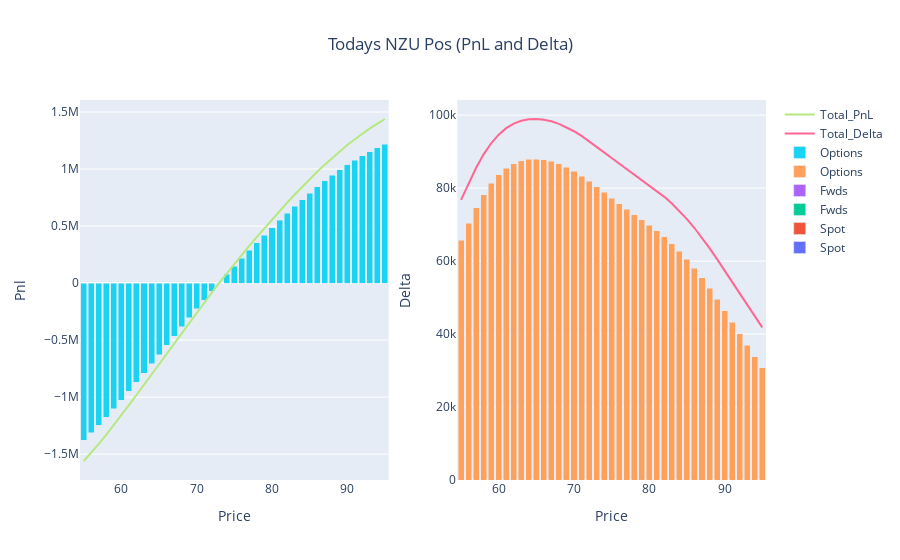

Notebook code cell kept with this figure:
### Markdown cell above
# Today's Position

### Code cell
## USE THIS STYLE OF GRAPHING FOR TODAY DATE ENTRY ##
position_functions = Position_Reporting(positions, 'NZU', current_date)
pnl, delta, theta, vega, value = position_functions.combine_frame()

fig_d = go.Figure()

fig_d.add_trace(go.Bar(x=delta.Price, y=delta.Spot, name='Spot', base=0))
fig_d.add_trace(go.Bar(x=delta.Price, y=delta.Fwds, name='Fwds', base=0))
fig_d.add_trace(go.Bar(x=delta.Price, y=delta.Options, name='Options', base=0))
fig_d.add_trace(go.Scatter(x=delta.Price, y=delta.Total_Delta, mode='lines', name='Total_Delta'))

#fig_d.update_layout(title='ACCU Delta Today', xaxis_title='Price', yaxis_title='Delta', barmode='stack')
#fig_d.show()

#~~~~~~~~~~~~~~~~~~~~~~~~~~~~~~~~~
fig_p = go.Figure()

fig_p.add_trace(go.Bar(x=pnl.Price, y=pnl.Spot, name='Spot', base=0))
fig_p.add_trace(go.Bar(x=pnl.Price, y=pnl.Fwds, name='Fwds', base=0))
fig_p.add_trace(go.Bar(x=pnl.Price, y=pnl.Options, name='Options', base=0))
fig_p.add_trace(go.Scatter(x=pnl.Price, y=pnl.Total_Pnl, mode='lines', name='Total_PnL'))

#fig_p.update_layout(title='ACCU PnL Today', xaxis_title='Price', yaxis_title='pnl', barmode='stack')
#fig_p.show()


#~~~~~~~~~~~~~~~~~~~~~~~~~~~~~~~
fig = make_subplots(rows=1, cols=2)
for i in range(0,len(fig_d.data)):
    fig.add_trace(fig_d.data[i], row=1, col=2)
    fig.add_trace(fig_p.data[i], row=1, col=1)
    
fig.update_layout(title={'text': 'Todays NZU Pos (PnL and Delta)','x': 0.5,'xanchor': 'center'}, barmode='stack')

fig.update_xaxes(title_text="Price", row=1, col=1)
fig.update_yaxes(title_text="Pnl", row=1, col=1)
fig.update_xaxes(title_text="Price", row=1, col=2)
fig.update_yaxes(title_text="Delta", row=1, col=2)    
fig.show()

### Figure 1 — Plotly figure (JSON) as saved in the notebook; plotly's stock layout.template omitted (floating-point values rounded to 4 significant figures)
{"data": [{"base": 0, "name": "Spot", "type": "bar", "x": [55, 56, 57, 58, 59, 60, 61, 62, 63, 64, 65, 66, 67, 68, 69, 70, 71, 72, 73, 74, 75, 76, 77, 78, 79, 80, 81, 82, 83, 84, 85, 86, 87, 88, 89, 90, 91, 92, 93, 94, 95], "xaxis": "x2", "y": [11000, 11000, 11000, 11000, 11000, 11000, 11000, 11000, 11000, 11000, 11000, 11000, 11000, 11000, 11000, 11000, 11000, 11000, 11000, 11000, 11000, 11000, 11000, 11000, 11000, 11000, 11000, 11000, 11000, 11000, 11000, 11000, 11000, 11000, 11000, 11000, 11000, 11000, 11000, 11000, 11000], "yaxis": "y2"}, {"base": 0, "name": "Spot", "type": "bar", "x": [55, 56, 57, 58, 59, 60, 61, 62, 63, 64, 65, 66, 67, 68, 69, 70, 71, 72, 73, 74, 75, 76, 77, 78, 79, 80, 81, 82, 83, 84, 85, 86, 87, 88, 89, 90, 91, 92, 93, 94, 95], "xaxis": "x", "y": [-182800.0, -172600.0, -162500.0, -152300.0, -142200.0, -132000.0, -121800.0, -111700.0, -101541, -91390.0, -81230.0, -71080.0, -60920.0, -50770.0, -40620.0, -30460.0, -20310.0, -10150.0, 0, 10150.0, 20310.0, 30460.0, 40620.0, 50770.0, 60920.0, 71080.0, 81230.0, 91390.0, 101541, 111700.0, 121800.0, 132000.0, 142200.0, 152300.0, 162500.0, 172600.0, 182800.0, 192900.0, 203082, 213200.0, 223400.0], "yaxis": "y"}, {"base": 0, "name": "Fwds", "type": "bar", "x": [55, 56, 57, 58, 59, 60, 61, 62, 63, 64, 65, 66, 67, 68, 69, 70, 71, 72, 73, 74, 75, 76, 77, 78, 79, 80, 81, 82, 83, 84, 85, 86, 87, 88, 89, 90, 91, 92, 93, 94, 95], "xaxis": "x2", "y": [0, 0, 0, 0, 0, 0, 0, 0, 0, 0, 0, 0, 0, 0, 0, 0, 0, 0, 0, 0, 0, 0, 0, 0, 0, 0, 0, 0, 0, 0, 0, 0, 0, 0, 0, 0, 0, 0, 0, 0, 0], "yaxis": "y2"}, {"base": 0, "name": "Fwds", "type": "bar", "x": [55, 56, 57, 58, 59, 60, 61, 62, 63, 64, 65, 66, 67, 68, 69, 70, 71, 72, 73, 74, 75, 76, 77, 78, 79, 80, 81, 82, 83, 84, 85, 86, 87, 88, 89, 90, 91, 92, 93, 94, 95], "xaxis": "x", "y": [0, 0, 0, 0, 0, 0, 0, 0, 0, 0, 0, 0, 0, 0, 0, 0, 0, 0, 0, 0, 0, 0, 0, 0, 0, 0, 0, 0, 0, 0, 0, 0, 0, 0, 0, 0, 0, 0, 0, 0, 0], "yaxis": "y"}, {"base": 0, "name": "Options", "type": "bar", "x": [55, 56, 57, 58, 59, 60, 61, 62, 63, 64, 65, 66, 67, 68, 69, 70, 71, 72, 73, 74, 75, 76, 77, 78, 79, 80, 81, 82, 83, 84, 85, 86, 87, 88, 89, 90, 91, 92, 93, 94, 95], "xaxis": "x2", "y": [65770.0, 70360.0, 74580.0, 78250.0, 81280.0, 83660.0, 85430.0, 86670.0, 87450.0, 87860.0, 87940.0, 87750.0, 87300.0, 86610.0, 85700.0, 84580.0, 83300.0, 81870.0, 80360.0, 78810.0, 77250.0, 75720.0, 74220.0, 72760.0, 71310.0, 69830.0, 68280.0, 66610.0, 64780.0, 62760.0, 60520.0, 58060.0, 55400.0, 52540.0, 49530.0, 46410.0, 43230.0, 40030.0, 36870.0, 33790.0, 30830.0], "yaxis": "y2"}, {"base": 0, "name": "Options", "type": "bar", "x": [55, 56, 57, 58, 59, 60, 61, 62, 63, 64, 65, 66, 67, 68, 69, 70, 71, 72, 73, 74, 75, 76, 77, 78, 79, 80, 81, 82, 83, 84, 85, 86, 87, 88, 89, 90, 91, 92, 93, 94, 95], "xaxis": "x", "y": [-1377000.0, -1314000.0, -1247000.0, -1177000.0, -1103000.0, -1027000.0, -948700.0, -869300.0, -788900.0, -707900.0, -626800.0, -545600.0, -464800.0, -384600.0, -305000.0, -226400.0, -148900.0, -72660.0, 2227.0, 75690.0, 147700.0, 218300.0, 287500.0, 355400.0, 421900.0, 487000.0, 550800.0, 613000.0, 673700.0, 732600.0, 789500.0, 844200.0, 896600.0, 946400.0, 993600.0, 1038000.0, 1079000.0, 1118000.0, 1153000.0, 1186000.0, 1216000.0], "yaxis": "y"}, {"mode": "lines", "name": "Total_Delta", "type": "scatter", "x": [55, 56, 57, 58, 59, 60, 61, 62, 63, 64, 65, 66, 67, 68, 69, 70, 71, 72, 73, 74, 75, 76, 77, 78, 79, 80, 81, 82, 83, 84, 85, 86, 87, 88, 89, 90, 91, 92, 93, 94, 95], "xaxis": "x2", "y": [76770.0, 81360.0, 85580.0, 89250.0, 92280.0, 94660.0, 96430.0, 97670.0, 98450.0, 98860.0, 98940.0, 98750.0, 98300.0, 97610.0, 96700.0, 95580.0, 94300.0, 92870.0, 91360.0, 89810.0, 88250.0, 86720.0, 85220.0, 83760.0, 82310.0, 80830.0, 79280.0, 77610.0, 75780.0, 73760.0, 71520.0, 69060.0, 66400.0, 63540.0, 60530.0, 57410.0, 54230.0, 51030.0, 47870.0, 44790.0, 41830.0], "yaxis": "y2"}, {"mode": "lines", "name": "Total_PnL", "type": "scatter", "x": [55, 56, 57, 58, 59, 60, 61, 62, 63, 64, 65, 66, 67, 68, 69, 70, 71, 72, 73, 74, 75, 76, 77, 78, 79, 80, 81, 82, 83, 84, 85, 86, 87, 88, 89, 90, 91, 92, 93, 94, 95], "xaxis": "x", "y": [-1560000.0, -1487000.0, -1410000.0, -1329000.0, -1245000.0, -1159000.0, -1071000.0, -981000.0, -890400.0, -799300.0, -708000.0, -616700.0, -525800.0, -435300.0, -345600.0, -256900.0, -169200.0, -82810.0, 2227.0, 85850.0, 168000.0, 248800.0, 328100.0, 406100.0, 482800.0, 558100.0, 632000.0, 704400.0, 775200.0, 844300.0, 911300.0, 976200.0, 1039000.0, 1099000.0, 1156000.0, 1210000.0, 1262000.0, 1311000.0, 1356000.0, 1399000.0, 1439000.0], "yaxis": "y"}], "layout": {"barmode": "stack", "title": {"text": "Todays NZU Pos (PnL and Delta)", "x": 0.5, "xanchor": "center"}, "xaxis": {"anchor": "y", "domain": [0, 0.45], "title": {"text": "Price"}}, "xaxis2": {"anchor": "y2", "domain": [0.55, 1], "title": {"text": "Price"}}, "yaxis": {"anchor": "x", "domain": [0, 1], "title": {"text": "Pnl"}}, "yaxis2": {"anchor": "x2", "domain": [0, 1], "title": {"text": "Delta"}}}}
